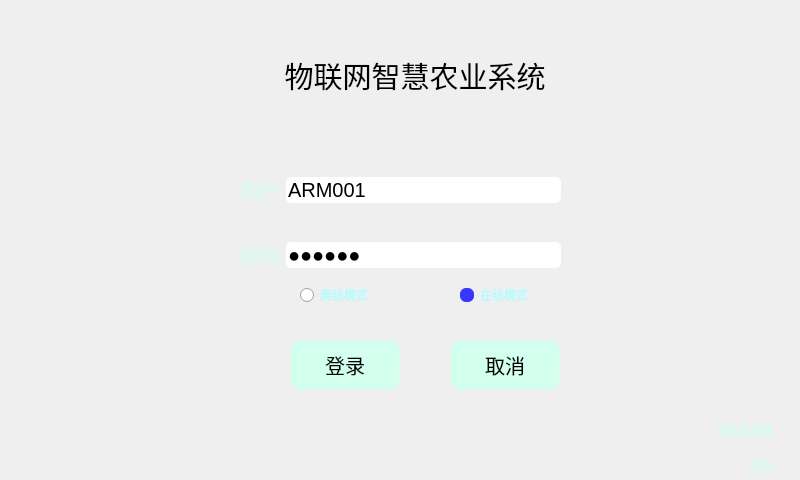
<?xml version="1.0" encoding="UTF-8"?>
<ui version="4.0">
 <class>LoginDialog</class>
 <widget class="QDialog" name="LoginDialog">
  <property name="geometry">
   <rect>
    <x>0</x>
    <y>0</y>
    <width>800</width>
    <height>480</height>
   </rect>
  </property>
  <property name="windowTitle">
   <string>Dialog</string>
  </property>
  <property name="styleSheet">
   <string notr="true">/*学校LOGO*/
QLabel#label_logo,QLabel#label_logo_2,QLabel#label_logo_7
{
	border-image: url(:/images/logo.png);
}
/*登录模块的界面图片*/
QWidget#page_login,QWidget#page_register,QWidget#page_server
{
	border-image: url(:/images/logon-bg.jpg);
}
/*正常按钮的状态*/
QPushButton#btn_login,QPushButton#btn_cancle,QPushButton#btn_register,QPushButton#btn_rcancle,QPushButton#btn_tologin,QPushButton#btn_save_server,QPushButton#btn_scancle,QPushButton#btn_sreturn
{
	border-radius: 10px;
	border-style: solid;
	border-width: 1px;
	background-color: rgb(210, 255, 238);
}

/*文本框样式*/
QLineEdit
{
	border-radius: 5px;
}
/*标签与小按钮的字体高亮*/
QLabel#label_lusername, QLabel#label_lpwd, QPushButton#btn_toregister,QPushButton#btn_to_setserver,QLabel#label_ip,QLabel#label_port
{
	color: rgb(210, 255, 238);
}

/*按钮按下*/
QPushButton:pressed
{
	border-color: gray;
	border-width:2px;
	background-color: rgb(170, 255, 127);
}

QRadioButton
{
	color: rgb(170, 255, 255);
}
QRadioButton::indicator:checked
{
	background-color: rgb(55, 55, 255);
	border-radius: 6px;
}</string>
  </property>
  <layout class="QVBoxLayout" name="verticalLayout">
   <property name="spacing">
    <number>0</number>
   </property>
   <property name="leftMargin">
    <number>0</number>
   </property>
   <property name="topMargin">
    <number>0</number>
   </property>
   <property name="rightMargin">
    <number>0</number>
   </property>
   <property name="bottomMargin">
    <number>0</number>
   </property>
   <item>
    <widget class="QStackedWidget" name="stackedWidget">
     <property name="currentIndex">
      <number>0</number>
     </property>
     <widget class="QWidget" name="page_login">
      <widget class="QWidget" name="layoutWidget">
       <property name="geometry">
        <rect>
         <x>240</x>
         <y>230</y>
         <width>321</width>
         <height>50</height>
        </rect>
       </property>
       <layout class="QHBoxLayout" name="horizontalLayout_2">
        <item>
         <widget class="QLabel" name="label_lpwd">
          <property name="font">
           <font>
            <pointsize>15</pointsize>
           </font>
          </property>
          <property name="text">
           <string>密码</string>
          </property>
         </widget>
        </item>
        <item>
         <widget class="QLineEdit" name="edit_lpwd">
          <property name="font">
           <font>
            <pointsize>15</pointsize>
           </font>
          </property>
          <property name="focusPolicy">
           <enum>Qt::StrongFocus</enum>
          </property>
          <property name="text">
           <string>666666</string>
          </property>
          <property name="echoMode">
           <enum>QLineEdit::Password</enum>
          </property>
         </widget>
        </item>
       </layout>
      </widget>
      <widget class="QPushButton" name="btn_login">
       <property name="geometry">
        <rect>
         <x>290</x>
         <y>340</y>
         <width>110</width>
         <height>50</height>
        </rect>
       </property>
       <property name="font">
        <font>
         <pointsize>15</pointsize>
        </font>
       </property>
       <property name="text">
        <string>登录</string>
       </property>
       <property name="default">
        <bool>true</bool>
       </property>
      </widget>
      <widget class="QPushButton" name="btn_cancle">
       <property name="geometry">
        <rect>
         <x>450</x>
         <y>340</y>
         <width>110</width>
         <height>50</height>
        </rect>
       </property>
       <property name="font">
        <font>
         <pointsize>15</pointsize>
        </font>
       </property>
       <property name="text">
        <string>取消</string>
       </property>
      </widget>
      <widget class="QPushButton" name="btn_toregister">
       <property name="geometry">
        <rect>
         <x>720</x>
         <y>450</y>
         <width>80</width>
         <height>30</height>
        </rect>
       </property>
       <property name="font">
        <font/>
       </property>
       <property name="text">
        <string>注册</string>
       </property>
       <property name="flat">
        <bool>true</bool>
       </property>
      </widget>
      <widget class="QLabel" name="label_title">
       <property name="geometry">
        <rect>
         <x>120</x>
         <y>10</y>
         <width>590</width>
         <height>130</height>
        </rect>
       </property>
       <property name="font">
        <font>
         <pointsize>22</pointsize>
        </font>
       </property>
       <property name="text">
        <string>物联网智慧农业系统</string>
       </property>
       <property name="alignment">
        <set>Qt::AlignCenter</set>
       </property>
      </widget>
      <widget class="QWidget" name="layoutWidget">
       <property name="geometry">
        <rect>
         <x>240</x>
         <y>165</y>
         <width>321</width>
         <height>50</height>
        </rect>
       </property>
       <layout class="QHBoxLayout" name="horizontalLayout">
        <item>
         <widget class="QLabel" name="label_lusername">
          <property name="font">
           <font>
            <pointsize>15</pointsize>
           </font>
          </property>
          <property name="text">
           <string>用户</string>
          </property>
         </widget>
        </item>
        <item>
         <widget class="QLineEdit" name="edit_lusername">
          <property name="font">
           <font>
            <pointsize>15</pointsize>
           </font>
          </property>
          <property name="text">
           <string>ARM001</string>
          </property>
         </widget>
        </item>
       </layout>
      </widget>
      <widget class="QRadioButton" name="radio_offline">
       <property name="geometry">
        <rect>
         <x>300</x>
         <y>280</y>
         <width>130</width>
         <height>30</height>
        </rect>
       </property>
       <property name="text">
        <string>离线模式</string>
       </property>
      </widget>
      <widget class="QRadioButton" name="radio_online">
       <property name="geometry">
        <rect>
         <x>460</x>
         <y>280</y>
         <width>110</width>
         <height>30</height>
        </rect>
       </property>
       <property name="text">
        <string>在线模式</string>
       </property>
       <property name="checked">
        <bool>true</bool>
       </property>
      </widget>
      <widget class="QPushButton" name="btn_to_setserver">
       <property name="geometry">
        <rect>
         <x>690</x>
         <y>410</y>
         <width>110</width>
         <height>40</height>
        </rect>
       </property>
       <property name="font">
        <font>
         <pointsize>8</pointsize>
        </font>
       </property>
       <property name="focusPolicy">
        <enum>Qt::NoFocus</enum>
       </property>
       <property name="styleSheet">
        <string notr="true">background-color: transparent;</string>
       </property>
       <property name="text">
        <string>服务器设置</string>
       </property>
       <property name="flat">
        <bool>true</bool>
       </property>
      </widget>
     </widget>
     <widget class="QWidget" name="page_server">
      <widget class="QLabel" name="label_ip">
       <property name="geometry">
        <rect>
         <x>200</x>
         <y>179</y>
         <width>140</width>
         <height>33</height>
        </rect>
       </property>
       <property name="minimumSize">
        <size>
         <width>80</width>
         <height>0</height>
        </size>
       </property>
       <property name="font">
        <font>
         <pointsize>15</pointsize>
        </font>
       </property>
       <property name="text">
        <string>服务器地址</string>
       </property>
       <property name="alignment">
        <set>Qt::AlignCenter</set>
       </property>
      </widget>
      <widget class="QLineEdit" name="edit_server_ip">
       <property name="geometry">
        <rect>
         <x>346</x>
         <y>181</y>
         <width>253</width>
         <height>29</height>
        </rect>
       </property>
       <property name="font">
        <font>
         <pointsize>15</pointsize>
        </font>
       </property>
       <property name="focusPolicy">
        <enum>Qt::StrongFocus</enum>
       </property>
       <property name="text">
        <string>112.74.37.132</string>
       </property>
       <property name="echoMode">
        <enum>QLineEdit::Normal</enum>
       </property>
      </widget>
      <widget class="QPushButton" name="btn_scancle">
       <property name="geometry">
        <rect>
         <x>500</x>
         <y>320</y>
         <width>100</width>
         <height>50</height>
        </rect>
       </property>
       <property name="font">
        <font>
         <pointsize>15</pointsize>
        </font>
       </property>
       <property name="text">
        <string>取消</string>
       </property>
      </widget>
      <widget class="QPushButton" name="btn_sreturn">
       <property name="geometry">
        <rect>
         <x>680</x>
         <y>410</y>
         <width>80</width>
         <height>30</height>
        </rect>
       </property>
       <property name="font">
        <font/>
       </property>
       <property name="text">
        <string>返回</string>
       </property>
       <property name="flat">
        <bool>true</bool>
       </property>
      </widget>
      <widget class="QLineEdit" name="edit_server_port">
       <property name="geometry">
        <rect>
         <x>346</x>
         <y>240</y>
         <width>253</width>
         <height>29</height>
        </rect>
       </property>
       <property name="font">
        <font>
         <pointsize>15</pointsize>
        </font>
       </property>
       <property name="text">
        <string>55555</string>
       </property>
      </widget>
      <widget class="QLabel" name="label_port">
       <property name="geometry">
        <rect>
         <x>200</x>
         <y>239</y>
         <width>140</width>
         <height>33</height>
        </rect>
       </property>
       <property name="minimumSize">
        <size>
         <width>80</width>
         <height>0</height>
        </size>
       </property>
       <property name="font">
        <font>
         <pointsize>15</pointsize>
        </font>
       </property>
       <property name="text">
        <string>服务器端口</string>
       </property>
       <property name="alignment">
        <set>Qt::AlignCenter</set>
       </property>
      </widget>
      <widget class="QLabel" name="label_title_7">
       <property name="geometry">
        <rect>
         <x>130</x>
         <y>10</y>
         <width>590</width>
         <height>140</height>
        </rect>
       </property>
       <property name="font">
        <font>
         <pointsize>22</pointsize>
        </font>
       </property>
       <property name="text">
        <string>物联网智慧农业系统</string>
       </property>
       <property name="alignment">
        <set>Qt::AlignCenter</set>
       </property>
      </widget>
      <widget class="QPushButton" name="btn_save_server">
       <property name="geometry">
        <rect>
         <x>350</x>
         <y>320</y>
         <width>100</width>
         <height>50</height>
        </rect>
       </property>
       <property name="font">
        <font>
         <pointsize>15</pointsize>
        </font>
       </property>
       <property name="text">
        <string>确定</string>
       </property>
      </widget>
     </widget>
     <widget class="QWidget" name="page_register">
      <widget class="QLabel" name="label_title_2">
       <property name="geometry">
        <rect>
         <x>150</x>
         <y>0</y>
         <width>311</width>
         <height>61</height>
        </rect>
       </property>
       <property name="font">
        <font>
         <pointsize>20</pointsize>
        </font>
       </property>
       <property name="text">
        <string>物联网智慧农业</string>
       </property>
       <property name="alignment">
        <set>Qt::AlignCenter</set>
       </property>
      </widget>
      <widget class="QPushButton" name="btn_register">
       <property name="geometry">
        <rect>
         <x>200</x>
         <y>200</y>
         <width>100</width>
         <height>40</height>
        </rect>
       </property>
       <property name="font">
        <font>
         <pointsize>15</pointsize>
        </font>
       </property>
       <property name="text">
        <string>注册</string>
       </property>
      </widget>
      <widget class="QPushButton" name="btn_rcancle">
       <property name="geometry">
        <rect>
         <x>350</x>
         <y>200</y>
         <width>100</width>
         <height>40</height>
        </rect>
       </property>
       <property name="font">
        <font>
         <pointsize>15</pointsize>
        </font>
       </property>
       <property name="text">
        <string>取消</string>
       </property>
      </widget>
      <widget class="QPushButton" name="btn_tologin">
       <property name="geometry">
        <rect>
         <x>490</x>
         <y>240</y>
         <width>80</width>
         <height>30</height>
        </rect>
       </property>
       <property name="font">
        <font/>
       </property>
       <property name="text">
        <string>返回</string>
       </property>
       <property name="flat">
        <bool>true</bool>
       </property>
      </widget>
      <widget class="QWidget" name="layoutWidget">
       <property name="geometry">
        <rect>
         <x>140</x>
         <y>142</y>
         <width>311</width>
         <height>36</height>
        </rect>
       </property>
       <layout class="QHBoxLayout" name="horizontalLayout_3">
        <item>
         <widget class="QLabel" name="label_7">
          <property name="font">
           <font>
            <pointsize>15</pointsize>
           </font>
          </property>
          <property name="text">
           <string>确认密码</string>
          </property>
         </widget>
        </item>
        <item>
         <widget class="QLineEdit" name="edit_rpwd_2">
          <property name="font">
           <font>
            <pointsize>15</pointsize>
           </font>
          </property>
          <property name="focusPolicy">
           <enum>Qt::StrongFocus</enum>
          </property>
          <property name="echoMode">
           <enum>QLineEdit::Password</enum>
          </property>
         </widget>
        </item>
       </layout>
      </widget>
      <widget class="QWidget" name="layoutWidget">
       <property name="geometry">
        <rect>
         <x>140</x>
         <y>100</y>
         <width>311</width>
         <height>36</height>
        </rect>
       </property>
       <layout class="QHBoxLayout" name="horizontalLayout_4">
        <item>
         <widget class="QLabel" name="label_6">
          <property name="minimumSize">
           <size>
            <width>80</width>
            <height>0</height>
           </size>
          </property>
          <property name="font">
           <font>
            <pointsize>15</pointsize>
           </font>
          </property>
          <property name="text">
           <string>密码</string>
          </property>
         </widget>
        </item>
        <item>
         <widget class="QLineEdit" name="edit_rpwd">
          <property name="font">
           <font>
            <pointsize>15</pointsize>
           </font>
          </property>
          <property name="focusPolicy">
           <enum>Qt::StrongFocus</enum>
          </property>
          <property name="echoMode">
           <enum>QLineEdit::Password</enum>
          </property>
         </widget>
        </item>
       </layout>
      </widget>
      <widget class="QWidget" name="layoutWidget">
       <property name="geometry">
        <rect>
         <x>140</x>
         <y>60</y>
         <width>311</width>
         <height>36</height>
        </rect>
       </property>
       <layout class="QHBoxLayout" name="horizontalLayout_5">
        <item>
         <widget class="QLabel" name="label_5">
          <property name="minimumSize">
           <size>
            <width>80</width>
            <height>0</height>
           </size>
          </property>
          <property name="font">
           <font>
            <pointsize>15</pointsize>
           </font>
          </property>
          <property name="text">
           <string>用户</string>
          </property>
         </widget>
        </item>
        <item>
         <widget class="QLineEdit" name="edit_rusername">
          <property name="font">
           <font>
            <pointsize>15</pointsize>
           </font>
          </property>
         </widget>
        </item>
       </layout>
      </widget>
     </widget>
    </widget>
   </item>
  </layout>
 </widget>
 <tabstops>
  <tabstop>edit_lusername</tabstop>
  <tabstop>edit_lpwd</tabstop>
  <tabstop>btn_login</tabstop>
  <tabstop>btn_cancle</tabstop>
  <tabstop>btn_toregister</tabstop>
  <tabstop>edit_rusername</tabstop>
  <tabstop>edit_rpwd</tabstop>
  <tabstop>edit_rpwd_2</tabstop>
  <tabstop>btn_register</tabstop>
  <tabstop>btn_rcancle</tabstop>
  <tabstop>btn_tologin</tabstop>
 </tabstops>
 <resources/>
 <connections/>
</ui>
